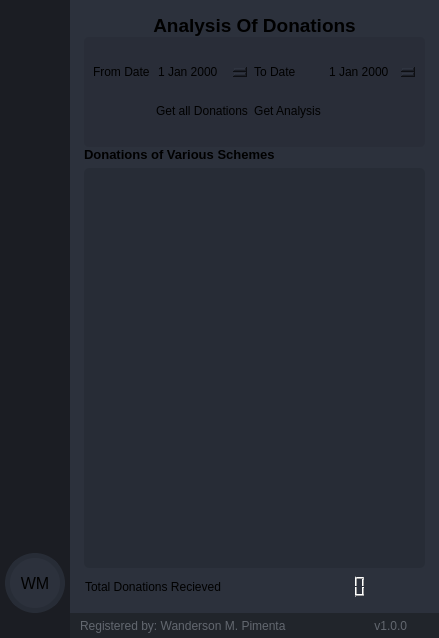
        <widget class="QFrame" name="frame_center">
         <property name="sizePolicy">
          <sizepolicy hsizetype="Expanding" vsizetype="Expanding">
           <horstretch>0</horstretch>
           <verstretch>0</verstretch>
          </sizepolicy>
         </property>
         <property name="styleSheet">
          <string notr="true">background-color: rgb(40, 44, 52);</string>
         </property>
         <property name="frameShape">
          <enum>QFrame::NoFrame</enum>
         </property>
         <property name="frameShadow">
          <enum>QFrame::Raised</enum>
         </property>
         <layout class="QHBoxLayout" name="horizontalLayout_2">
          <property name="spacing">
           <number>0</number>
          </property>
          <property name="leftMargin">
           <number>0</number>
          </property>
          <property name="topMargin">
           <number>0</number>
          </property>
          <property name="rightMargin">
           <number>0</number>
          </property>
          <property name="bottomMargin">
           <number>0</number>
          </property>
          <item>
           <widget class="QFrame" name="frame_left_menu">
            <property name="sizePolicy">
             <sizepolicy hsizetype="Preferred" vsizetype="Preferred">
              <horstretch>0</horstretch>
              <verstretch>0</verstretch>
             </sizepolicy>
            </property>
            <property name="minimumSize">
             <size>
              <width>70</width>
              <height>0</height>
             </size>
            </property>
            <property name="maximumSize">
             <size>
              <width>70</width>
              <height>16777215</height>
             </size>
            </property>
            <property name="layoutDirection">
             <enum>Qt::LeftToRight</enum>
            </property>
            <property name="styleSheet">
             <string notr="true">background-color: rgb(27, 29, 35);</string>
            </property>
            <property name="frameShape">
             <enum>QFrame::NoFrame</enum>
            </property>
            <property name="frameShadow">
             <enum>QFrame::Raised</enum>
            </property>
            <layout class="QVBoxLayout" name="verticalLayout_5">
             <property name="spacing">
              <number>1</number>
             </property>
             <property name="leftMargin">
              <number>0</number>
             </property>
             <property name="topMargin">
              <number>0</number>
             </property>
             <property name="rightMargin">
              <number>0</number>
             </property>
             <property name="bottomMargin">
              <number>0</number>
             </property>
             <item alignment="Qt::AlignTop">
              <widget class="QFrame" name="frame_menus">
               <property name="frameShape">
                <enum>QFrame::NoFrame</enum>
               </property>
               <property name="frameShadow">
                <enum>QFrame::Raised</enum>
               </property>
               <layout class="QVBoxLayout" name="layout_menus">
                <property name="spacing">
                 <number>0</number>
                </property>
                <property name="leftMargin">
                 <number>0</number>
                </property>
                <property name="topMargin">
                 <number>0</number>
                </property>
                <property name="rightMargin">
                 <number>0</number>
                </property>
                <property name="bottomMargin">
                 <number>0</number>
                </property>
               </layout>
              </widget>
             </item>
             <item alignment="Qt::AlignBottom">
              <widget class="QFrame" name="frame_extra_menus">
               <property name="sizePolicy">
                <sizepolicy hsizetype="Preferred" vsizetype="Preferred">
                 <horstretch>0</horstretch>
                 <verstretch>0</verstretch>
                </sizepolicy>
               </property>
               <property name="frameShape">
                <enum>QFrame::NoFrame</enum>
               </property>
               <property name="frameShadow">
                <enum>QFrame::Raised</enum>
               </property>
               <layout class="QVBoxLayout" name="layout_menu_bottom">
                <property name="spacing">
                 <number>10</number>
                </property>
                <property name="leftMargin">
                 <number>0</number>
                </property>
                <property name="topMargin">
                 <number>0</number>
                </property>
                <property name="rightMargin">
                 <number>0</number>
                </property>
                <property name="bottomMargin">
                 <number>25</number>
                </property>
                <item alignment="Qt::AlignHCenter">
                 <widget class="QLabel" name="label_user_icon">
                  <property name="sizePolicy">
                   <sizepolicy hsizetype="Maximum" vsizetype="Maximum">
                    <horstretch>0</horstretch>
                    <verstretch>0</verstretch>
                   </sizepolicy>
                  </property>
                  <property name="minimumSize">
                   <size>
                    <width>60</width>
                    <height>60</height>
                   </size>
                  </property>
                  <property name="maximumSize">
                   <size>
                    <width>60</width>
                    <height>60</height>
                   </size>
                  </property>
                  <property name="font">
                   <font>
                    <family>Segoe UI</family>
                    <pointsize>12</pointsize>
                   </font>
                  </property>
                  <property name="styleSheet">
                   <string notr="true">QLabel {
	border-radius: 30px;
	background-color: rgb(44, 49, 60);
	border: 5px solid rgb(39, 44, 54);
	background-position: center;
	background-repeat: no-repeat;
}</string>
                  </property>
                  <property name="text">
                   <string>WM</string>
                  </property>
                  <property name="alignment">
                   <set>Qt::AlignCenter</set>
                  </property>
                 </widget>
                </item>
               </layout>
              </widget>
             </item>
            </layout>
           </widget>
          </item>
          <item>
           <widget class="QFrame" name="frame_content_right">
            <property name="styleSheet">
             <string notr="true">background-color: rgb(44, 49, 60);</string>
            </property>
            <property name="frameShape">
             <enum>QFrame::NoFrame</enum>
            </property>
            <property name="frameShadow">
             <enum>QFrame::Raised</enum>
            </property>
            <layout class="QVBoxLayout" name="verticalLayout_4">
             <property name="spacing">
              <number>0</number>
             </property>
             <property name="leftMargin">
              <number>0</number>
             </property>
             <property name="topMargin">
              <number>0</number>
             </property>
             <property name="rightMargin">
              <number>0</number>
             </property>
             <property name="bottomMargin">
              <number>0</number>
             </property>
             <item>
              <widget class="QFrame" name="frame_content">
               <property name="frameShape">
                <enum>QFrame::NoFrame</enum>
               </property>
               <property name="frameShadow">
                <enum>QFrame::Raised</enum>
               </property>
               <layout class="QVBoxLayout" name="verticalLayout_9">
                <property name="spacing">
                 <number>0</number>
                </property>
                <property name="leftMargin">
                 <number>5</number>
                </property>
                <property name="topMargin">
                 <number>5</number>
                </property>
                <property name="rightMargin">
                 <number>5</number>
                </property>
                <property name="bottomMargin">
                 <number>5</number>
                </property>
                <item>
                 <widget class="QStackedWidget" name="stackedWidget">
                  <property name="styleSheet">
                   <string notr="true">background: transparent;</string>
                  </property>
                  <property name="currentIndex">
                   <number>1</number>
                  </property>
                  <widget class="QWidget" name="page_home">
                   <layout class="QVBoxLayout" name="verticalLayout_10">
                    <item>
                     <layout class="QVBoxLayout" name="verticalLayout_12"/>
                    </item>
                   </layout>
                  </widget>
                  <widget class="QWidget" name="page_widgets">
                   <layout class="QVBoxLayout" name="verticalLayout_6">
                    <item>
                     <widget class="QFrame" name="frame">
                      <property name="styleSheet">
                       <string notr="true">border-radius: 5px;</string>
                      </property>
                      <property name="frameShape">
                       <enum>QFrame::StyledPanel</enum>
                      </property>
                      <property name="frameShadow">
                       <enum>QFrame::Raised</enum>
                      </property>
                      <layout class="QVBoxLayout" name="verticalLayout_15">
                       <property name="spacing">
                        <number>0</number>
                       </property>
                       <property name="leftMargin">
                        <number>0</number>
                       </property>
                       <property name="topMargin">
                        <number>0</number>
                       </property>
                       <property name="rightMargin">
                        <number>0</number>
                       </property>
                       <property name="bottomMargin">
                        <number>0</number>
                       </property>
                       <item>
                        <widget class="QLabel" name="label">
                         <property name="maximumSize">
                          <size>
                           <width>16777215</width>
                           <height>30</height>
                          </size>
                         </property>
                         <property name="font">
                          <font>
                           <family>Segoe UI</family>
                           <pointsize>14</pointsize>
                           <weight>75</weight>
                           <bold>true</bold>
                          </font>
                         </property>
                         <property name="text">
                          <string>Analysis Of Donations</string>
                         </property>
                         <property name="alignment">
                          <set>Qt::AlignCenter</set>
                         </property>
                        </widget>
                       </item>
                       <item>
                        <widget class="QFrame" name="frame_div_content_1">
                         <property name="minimumSize">
                          <size>
                           <width>0</width>
                           <height>110</height>
                          </size>
                         </property>
                         <property name="maximumSize">
                          <size>
                           <width>16777215</width>
                           <height>110</height>
                          </size>
                         </property>
                         <property name="styleSheet">
                          <string notr="true">background-color: rgb(41, 45, 56);
border-radius: 5px;
</string>
                         </property>
                         <property name="frameShape">
                          <enum>QFrame::NoFrame</enum>
                         </property>
                         <property name="frameShadow">
                          <enum>QFrame::Raised</enum>
                         </property>
                         <layout class="QVBoxLayout" name="verticalLayout_7">
                          <property name="spacing">
                           <number>0</number>
                          </property>
                          <property name="leftMargin">
                           <number>0</number>
                          </property>
                          <property name="topMargin">
                           <number>0</number>
                          </property>
                          <property name="rightMargin">
                           <number>0</number>
                          </property>
                          <property name="bottomMargin">
                           <number>0</number>
                          </property>
                          <item>
                           <widget class="QFrame" name="frame_content_wid_1">
                            <property name="minimumSize">
                             <size>
                              <width>0</width>
                              <height>100</height>
                             </size>
                            </property>
                            <property name="frameShape">
                             <enum>QFrame::NoFrame</enum>
                            </property>
                            <property name="frameShadow">
                             <enum>QFrame::Raised</enum>
                            </property>
                            <layout class="QHBoxLayout" name="horizontalLayout_9">
                             <item>
                              <layout class="QGridLayout" name="gridLayout">
                               <item row="0" column="0">
                                <widget class="QLabel" name="label_2">
                                 <property name="text">
                                  <string>From Date</string>
                                 </property>
                                </widget>
                               </item>
                               <item row="0" column="2">
                                <widget class="QLabel" name="label_3">
                                 <property name="text">
                                  <string>To Date</string>
                                 </property>
                                </widget>
                               </item>
                               <item row="0" column="1">
                                <widget class="QDateEdit" name="dateEdit"/>
                               </item>
                               <item row="0" column="3">
                                <widget class="QDateEdit" name="dateEdit_2"/>
                               </item>
                               <item row="1" column="2">
                                <widget class="QPushButton" name="pushButton">
                                 <property name="text">
                                  <string>Get Analysis</string>
                                 </property>
                                </widget>
                               </item>
                               <item row="1" column="1">
                                <widget class="QLabel" name="label_4">
                                 <property name="text">
                                  <string>Get all Donations</string>
                                 </property>
                                </widget>
                               </item>
                              </layout>
                             </item>
                            </layout>
                           </widget>
                          </item>
                         </layout>
                        </widget>
                       </item>
                       <item>
                        <widget class="QLabel" name="label_5">
                         <property name="maximumSize">
                          <size>
                           <width>16777215</width>
                           <height>30</height>
                          </size>
                         </property>
                         <property name="font">
                          <font>
                           <family>Segoe UI</family>
                           <pointsize>10</pointsize>
                           <weight>75</weight>
                           <bold>true</bold>
                          </font>
                         </property>
                         <property name="text">
                          <string>Donations of Various Schemes</string>
                         </property>
                        </widget>
                       </item>
                      </layout>
                     </widget>
                    </item>
                    <item>
                     <widget class="QFrame" name="frame_2">
                      <property name="minimumSize">
                       <size>
                        <width>0</width>
                        <height>400</height>
                       </size>
                      </property>
                      <property name="styleSheet">
                       <string notr="true">background-color: rgb(39, 44, 54);
border-radius: 5px;</string>
                      </property>
                      <property name="frameShape">
                       <enum>QFrame::StyledPanel</enum>
                      </property>
                      <property name="frameShadow">
                       <enum>QFrame::Raised</enum>
                      </property>
                      <layout class="QVBoxLayout" name="verticalLayout_11">
                       <item>
                        <layout class="QGridLayout" name="gridLayout_2">
                         <property name="horizontalSpacing">
                          <number>7</number>
                         </property>
                         <item row="0" column="0">
                          <widget class="QWidget" name="widget" native="true"/>
                         </item>
                        </layout>
                       </item>
                      </layout>
                     </widget>
                    </item>
                    <item>
                     <widget class="QFrame" name="frame_3">
                      <property name="minimumSize">
                       <size>
                        <width>0</width>
                        <height>10</height>
                       </size>
                      </property>
                      <property name="maximumSize">
                       <size>
                        <width>16777215</width>
                        <height>30</height>
                       </size>
                      </property>
                      <property name="frameShape">
                       <enum>QFrame::StyledPanel</enum>
                      </property>
                      <property name="frameShadow">
                       <enum>QFrame::Raised</enum>
                      </property>
                      <layout class="QHBoxLayout" name="horizontalLayout_12">
                       <property name="spacing">
                        <number>0</number>
                       </property>
                       <property name="leftMargin">
                        <number>0</number>
                       </property>
                       <property name="topMargin">
                        <number>0</number>
                       </property>
                       <property name="rightMargin">
                        <number>0</number>
                       </property>
                       <property name="bottomMargin">
                        <number>0</number>
                       </property>
                       <item>
                        <widget class="QLabel" name="label_6">
                         <property name="text">
                          <string>Total Donations Recieved</string>
                         </property>
                        </widget>
                       </item>
                       <item>
                        <widget class="QLCDNumber" name="lcdNumber"/>
                       </item>
                      </layout>
                     </widget>
                    </item>
                   </layout>
                  </widget>
                 </widget>
                </item>
               </layout>
              </widget>
             </item>
             <item>
              <widget class="QFrame" name="frame_grip">
               <property name="minimumSize">
                <size>
                 <width>0</width>
                 <height>25</height>
                </size>
               </property>
               <property name="maximumSize">
                <size>
                 <width>16777215</width>
                 <height>25</height>
                </size>
               </property>
               <property name="styleSheet">
                <string notr="true">background-color: rgb(33, 37, 43);</string>
               </property>
               <property name="frameShape">
                <enum>QFrame::NoFrame</enum>
               </property>
               <property name="frameShadow">
                <enum>QFrame::Raised</enum>
               </property>
               <layout class="QHBoxLayout" name="horizontalLayout_6">
                <property name="spacing">
                 <number>0</number>
                </property>
                <property name="leftMargin">
                 <number>0</number>
                </property>
                <property name="topMargin">
                 <number>0</number>
                </property>
                <property name="rightMargin">
                 <number>2</number>
                </property>
                <property name="bottomMargin">
                 <number>0</number>
                </property>
                <item>
                 <widget class="QFrame" name="frame_label_bottom">
                  <property name="frameShape">
                   <enum>QFrame::NoFrame</enum>
                  </property>
                  <property name="frameShadow">
                   <enum>QFrame::Raised</enum>
                  </property>
                  <layout class="QHBoxLayout" name="horizontalLayout_7">
                   <property name="spacing">
                    <number>0</number>
                   </property>
                   <property name="leftMargin">
                    <number>10</number>
                   </property>
                   <property name="topMargin">
                    <number>0</number>
                   </property>
                   <property name="rightMargin">
                    <number>10</number>
                   </property>
                   <property name="bottomMargin">
                    <number>0</number>
                   </property>
                   <item>
                    <widget class="QLabel" name="label_credits">
                     <property name="font">
                      <font>
                       <family>Segoe UI</family>
                      </font>
                     </property>
                     <property name="styleSheet">
                      <string notr="true">color: rgb(98, 103, 111);</string>
                     </property>
                     <property name="text">
                      <string>Registered by: Wanderson M. Pimenta</string>
                     </property>
                    </widget>
                   </item>
                   <item>
                    <widget class="QLabel" name="label_version">
                     <property name="maximumSize">
                      <size>
                       <width>100</width>
                       <height>16777215</height>
                      </size>
                     </property>
                     <property name="font">
                      <font>
                       <family>Segoe UI</family>
                      </font>
                     </property>
                     <property name="styleSheet">
                      <string notr="true">color: rgb(98, 103, 111);</string>
                     </property>
                     <property name="text">
                      <string>v1.0.0</string>
                     </property>
                     <property name="alignment">
                      <set>Qt::AlignRight|Qt::AlignTrailing|Qt::AlignVCenter</set>
                     </property>
                    </widget>
                   </item>
                  </layout>
                 </widget>
                </item>
                <item>
                 <widget class="QFrame" name="frame_size_grip">
                  <property name="maximumSize">
                   <size>
                    <width>20</width>
                    <height>20</height>
                   </size>
                  </property>
                  <property name="styleSheet">
                   <string notr="true">QSizeGrip {
	background-image: url(:/16x16/icons/16x16/cil-size-grip.png);
	background-position: center;
	background-repeat: no-reperat;
}</string>
                  </property>
                  <property name="frameShape">
                   <enum>QFrame::NoFrame</enum>
                  </property>
                  <property name="frameShadow">
                   <enum>QFrame::Raised</enum>
                  </property>
                 </widget>
                </item>
               </layout>
              </widget>
             </item>
            </layout>
           </widget>
          </item>
         </layout>
        </widget>
